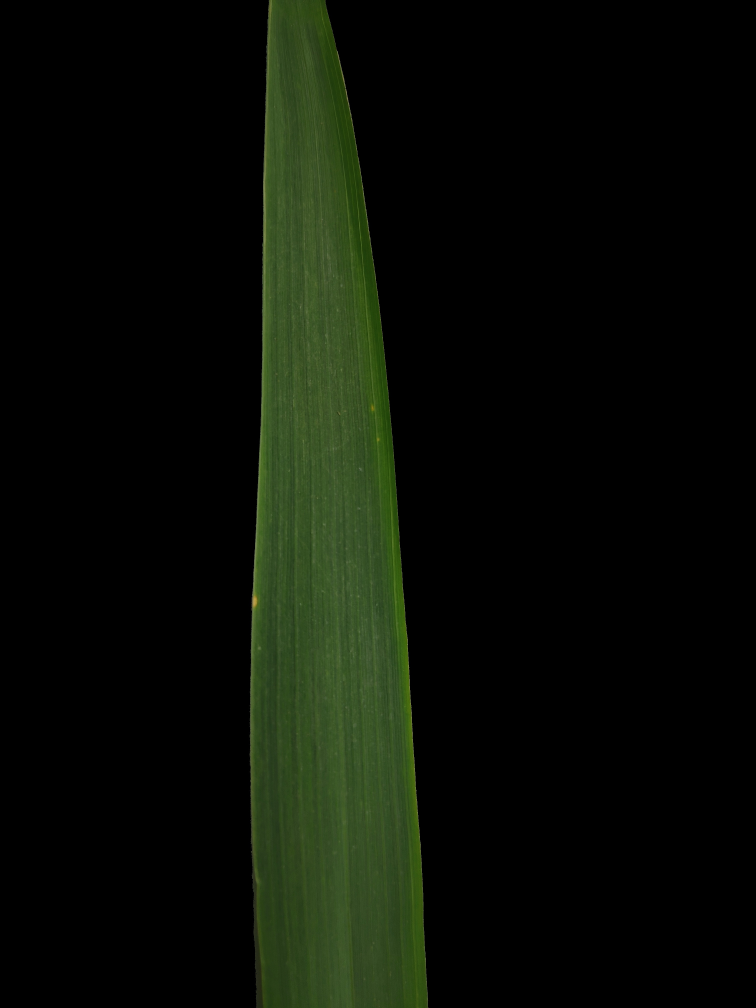
#> input picture rice dataset/Healthy/Healthy_101.jpg, 3024 x 4032 px, found by its file name (shown at 1/4 size); its folder holds only this picture in this run
$ jupyter execute --allow-errors Copy_of_Plants_Project.ipynb
#> lines starting #> are read from the running program, lines starting #| are printed output that depends on the picture
#> the answer given: Healthy_101.jpg
#> further down, img is the input picture: PIL image 3024x4032 RGB; mean R, G, B 9.7, 14.2, 6
[cell 1]
import os
import numpy as np
from sklearn.neighbors import KNeighborsClassifier
from sklearn.ensemble import RandomForestClassifier
from sklearn import svm
from sklearn.metrics import accuracy_score, confusion_matrix
import matplotlib.pyplot as plt
from PIL import Image
from sklearn.model_selection import train_test_split
import seaborn as sns

[cell 2]
from google.colab import drive
#> (the rest of this cell did not finish here and is left out)

[cell 3]
classes = ['Healthy', 'K_Deficiency', 'N_Deficiency', 'P_Deficiency']

images = []
labels = []

#> (the rest of this cell did not finish here and is left out)

#> (a cell that did not finish here is left out)

[cell 5]
def detect_deficiency(img):
    img = img.resize((224, 224))
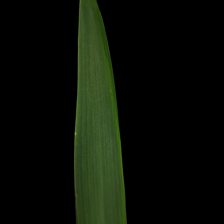
#> img: PIL image 224x224 RGB; mean R, G, B 9.7, 14.2, 6
    img = np.array(img) / 255.0
#> img: shape (224, 224, 3) float64
    img_flat = img.reshape(1, -1)

    prediction_knn = knn_classifier.predict(img_flat)
    prediction_svm = svm_classifier.predict(img_flat)
    prediction_rf = rf_classifier.predict(img_flat)

    return {
        'KNN': classes[prediction_knn[0]],
        'SVM': classes[prediction_svm[0]],
        'Random Forest': classes[prediction_rf[0]]
    }

[cell 6]
# uploaded image
from google.colab import files
uploaded = files.upload()

#> (the rest of this cell did not finish here and is left out)
